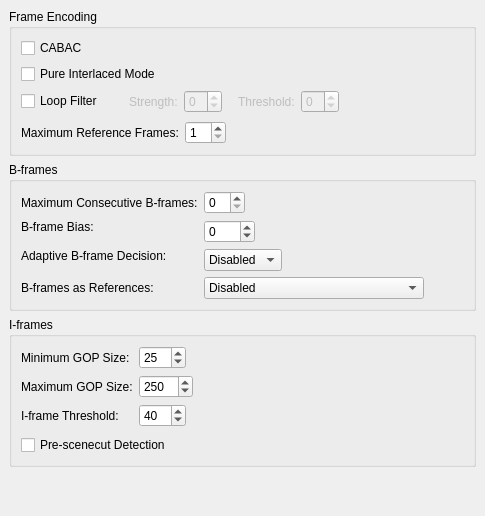
     <widget class="QWidget" name="tab_4" >
      <attribute name="title" >
       <string>Frame</string>
      </attribute>
      <layout class="QVBoxLayout" >
       <property name="margin" >
        <number>9</number>
       </property>
       <property name="spacing" >
        <number>6</number>
       </property>
       <item>
        <widget class="QGroupBox" name="groupBox_6" >
         <property name="title" >
          <string>Frame Encoding</string>
         </property>
         <layout class="QVBoxLayout" >
          <property name="margin" >
           <number>9</number>
          </property>
          <property name="spacing" >
           <number>6</number>
          </property>
          <item>
           <widget class="QCheckBox" name="cabacCheckBox" >
            <property name="text" >
             <string>CABAC</string>
            </property>
           </widget>
          </item>
          <item>
           <widget class="QCheckBox" name="interlacedCheckBox" >
            <property name="text" >
             <string>Pure Interlaced Mode</string>
            </property>
           </widget>
          </item>
          <item>
           <layout class="QHBoxLayout" >
            <property name="margin" >
             <number>0</number>
            </property>
            <property name="spacing" >
             <number>6</number>
            </property>
            <item>
             <widget class="QCheckBox" name="loopFilterCheckBox" >
              <property name="text" >
               <string>Loop Filter</string>
              </property>
             </widget>
            </item>
            <item>
             <layout class="QHBoxLayout" >
              <property name="margin" >
               <number>0</number>
              </property>
              <property name="spacing" >
               <number>6</number>
              </property>
              <item>
               <spacer>
                <property name="orientation" >
                 <enum>Qt::Horizontal</enum>
                </property>
                <property name="sizeType" >
                 <enum>QSizePolicy::Fixed</enum>
                </property>
                <property name="sizeHint" >
                 <size>
                  <width>20</width>
                  <height>20</height>
                 </size>
                </property>
               </spacer>
              </item>
              <item>
               <layout class="QHBoxLayout" >
                <property name="margin" >
                 <number>0</number>
                </property>
                <property name="spacing" >
                 <number>6</number>
                </property>
                <item>
                 <widget class="QLabel" name="alphaC0Label" >
                  <property name="enabled" >
                   <bool>false</bool>
                  </property>
                  <property name="text" >
                   <string>Strength:</string>
                  </property>
                 </widget>
                </item>
                <item>
                 <widget class="QSpinBox" name="alphaC0SpinBox" >
                  <property name="enabled" >
                   <bool>false</bool>
                  </property>
                  <property name="maximum" >
                   <number>6</number>
                  </property>
                  <property name="minimum" >
                   <number>-6</number>
                  </property>
                 </widget>
                </item>
                <item>
                 <spacer>
                  <property name="orientation" >
                   <enum>Qt::Horizontal</enum>
                  </property>
                  <property name="sizeType" >
                   <enum>QSizePolicy::Fixed</enum>
                  </property>
                  <property name="sizeHint" >
                   <size>
                    <width>10</width>
                    <height>20</height>
                   </size>
                  </property>
                 </spacer>
                </item>
                <item>
                 <widget class="QLabel" name="betaLabel" >
                  <property name="enabled" >
                   <bool>false</bool>
                  </property>
                  <property name="text" >
                   <string>Threshold:</string>
                  </property>
                 </widget>
                </item>
                <item>
                 <widget class="QSpinBox" name="betaSpinBox" >
                  <property name="enabled" >
                   <bool>false</bool>
                  </property>
                  <property name="maximum" >
                   <number>6</number>
                  </property>
                  <property name="minimum" >
                   <number>-6</number>
                  </property>
                 </widget>
                </item>
                <item>
                 <spacer>
                  <property name="orientation" >
                   <enum>Qt::Horizontal</enum>
                  </property>
                  <property name="sizeType" >
                   <enum>QSizePolicy::MinimumExpanding</enum>
                  </property>
                  <property name="sizeHint" >
                   <size>
                    <width>10</width>
                    <height>20</height>
                   </size>
                  </property>
                 </spacer>
                </item>
               </layout>
              </item>
             </layout>
            </item>
           </layout>
          </item>
          <item>
           <spacer>
            <property name="orientation" >
             <enum>Qt::Vertical</enum>
            </property>
            <property name="sizeType" >
             <enum>QSizePolicy::Fixed</enum>
            </property>
            <property name="sizeHint" >
             <size>
              <width>20</width>
              <height>2</height>
             </size>
            </property>
           </spacer>
          </item>
          <item>
           <layout class="QHBoxLayout" >
            <property name="margin" >
             <number>0</number>
            </property>
            <property name="spacing" >
             <number>6</number>
            </property>
            <item>
             <widget class="QLabel" name="label_30" >
              <property name="text" >
               <string>Maximum Reference Frames:</string>
              </property>
             </widget>
            </item>
            <item>
             <layout class="QHBoxLayout" >
              <property name="margin" >
               <number>0</number>
              </property>
              <property name="spacing" >
               <number>6</number>
              </property>
              <item>
               <widget class="QSpinBox" name="refFramesSpinBox" >
                <property name="maximum" >
                 <number>16</number>
                </property>
                <property name="minimum" >
                 <number>1</number>
                </property>
               </widget>
              </item>
              <item>
               <spacer>
                <property name="orientation" >
                 <enum>Qt::Horizontal</enum>
                </property>
                <property name="sizeType" >
                 <enum>QSizePolicy::MinimumExpanding</enum>
                </property>
                <property name="sizeHint" >
                 <size>
                  <width>10</width>
                  <height>20</height>
                 </size>
                </property>
               </spacer>
              </item>
             </layout>
            </item>
           </layout>
          </item>
         </layout>
        </widget>
       </item>
       <item>
        <widget class="QGroupBox" name="groupBox_9" >
         <property name="title" >
          <string>B-frames</string>
         </property>
         <layout class="QGridLayout" >
          <property name="margin" >
           <number>9</number>
          </property>
          <property name="spacing" >
           <number>6</number>
          </property>
          <item row="4" column="0" >
           <widget class="QLabel" name="label_33" >
            <property name="text" >
             <string>B-frames as References:</string>
            </property>
           </widget>
          </item>
          <item row="4" column="1" >
           <layout class="QHBoxLayout" >
            <property name="margin" >
             <number>0</number>
            </property>
            <property name="spacing" >
             <number>6</number>
            </property>
            <item>
             <widget class="QComboBox" name="bFrameRefComboBox" >
              <item>
               <property name="text" >
                <string>Disabled</string>
               </property>
              </item>
              <item>
               <property name="text" >
                <string>Strictly Hierarchical Pyramid</string>
               </property>
              </item>
              <item>
               <property name="text" >
                <string>Non-strict (Not Blu-ray Compatible)</string>
               </property>
              </item>
             </widget>
            </item>
            <item>
             <spacer>
              <property name="orientation" >
               <enum>Qt::Horizontal</enum>
              </property>
              <property name="sizeHint" >
               <size>
                <width>40</width>
                <height>20</height>
               </size>
              </property>
             </spacer>
            </item>
           </layout>
          </item>
          <item row="3" column="1" >
           <layout class="QHBoxLayout" >
            <property name="margin" >
             <number>0</number>
            </property>
            <property name="spacing" >
             <number>6</number>
            </property>
            <item>
             <widget class="QComboBox" name="adaptiveBFrameComboBox" >
              <item>
               <property name="text" >
                <string>Disabled</string>
               </property>
              </item>
              <item>
               <property name="text" >
                <string>Fast</string>
               </property>
              </item>
              <item>
               <property name="text" >
                <string>Optimal</string>
               </property>
              </item>
             </widget>
            </item>
            <item>
             <spacer>
              <property name="orientation" >
               <enum>Qt::Horizontal</enum>
              </property>
              <property name="sizeHint" >
               <size>
                <width>40</width>
                <height>20</height>
               </size>
              </property>
             </spacer>
            </item>
           </layout>
          </item>
          <item rowspan="2" row="1" column="1" >
           <layout class="QHBoxLayout" >
            <property name="margin" >
             <number>0</number>
            </property>
            <property name="spacing" >
             <number>6</number>
            </property>
            <item>
             <widget class="QSpinBox" name="BFrameBiasSpinBox" >
              <property name="maximum" >
               <number>100</number>
              </property>
              <property name="minimum" >
               <number>-100</number>
              </property>
             </widget>
            </item>
            <item>
             <spacer>
              <property name="orientation" >
               <enum>Qt::Horizontal</enum>
              </property>
              <property name="sizeType" >
               <enum>QSizePolicy::MinimumExpanding</enum>
              </property>
              <property name="sizeHint" >
               <size>
                <width>10</width>
                <height>20</height>
               </size>
              </property>
             </spacer>
            </item>
           </layout>
          </item>
          <item row="0" column="1" >
           <layout class="QHBoxLayout" >
            <property name="margin" >
             <number>0</number>
            </property>
            <property name="spacing" >
             <number>6</number>
            </property>
            <item>
             <widget class="QSpinBox" name="maxBFramesSpinBox" >
              <property name="maximum" >
               <number>16</number>
              </property>
             </widget>
            </item>
            <item>
             <spacer>
              <property name="orientation" >
               <enum>Qt::Horizontal</enum>
              </property>
              <property name="sizeType" >
               <enum>QSizePolicy::MinimumExpanding</enum>
              </property>
              <property name="sizeHint" >
               <size>
                <width>10</width>
                <height>20</height>
               </size>
              </property>
             </spacer>
            </item>
           </layout>
          </item>
          <item row="1" column="0" >
           <widget class="QLabel" name="label_29" >
            <property name="text" >
             <string>B-frame Bias:</string>
            </property>
           </widget>
          </item>
          <item row="0" column="0" >
           <widget class="QLabel" name="label_31" >
            <property name="text" >
             <string>Maximum Consecutive B-frames:</string>
            </property>
           </widget>
          </item>
          <item rowspan="2" row="2" column="0" >
           <widget class="QLabel" name="label_4" >
            <property name="text" >
             <string>Adaptive B-frame Decision:</string>
            </property>
           </widget>
          </item>
         </layout>
        </widget>
       </item>
       <item>
        <widget class="QGroupBox" name="groupBox_8" >
         <property name="title" >
          <string>I-frames</string>
         </property>
         <layout class="QVBoxLayout" >
          <property name="margin" >
           <number>9</number>
          </property>
          <property name="spacing" >
           <number>6</number>
          </property>
          <item>
           <layout class="QVBoxLayout" >
            <property name="margin" >
             <number>0</number>
            </property>
            <property name="spacing" >
             <number>6</number>
            </property>
            <item>
             <layout class="QGridLayout" >
              <property name="margin" >
               <number>0</number>
              </property>
              <property name="spacing" >
               <number>6</number>
              </property>
              <item row="0" column="1" >
               <layout class="QHBoxLayout" >
                <property name="margin" >
                 <number>0</number>
                </property>
                <property name="spacing" >
                 <number>6</number>
                </property>
                <item>
                 <widget class="QSpinBox" name="minGopSizeSpinBox" >
                  <property name="maximum" >
                   <number>100</number>
                  </property>
                  <property name="value" >
                   <number>25</number>
                  </property>
                 </widget>
                </item>
                <item>
                 <spacer>
                  <property name="orientation" >
                   <enum>Qt::Horizontal</enum>
                  </property>
                  <property name="sizeType" >
                   <enum>QSizePolicy::MinimumExpanding</enum>
                  </property>
                  <property name="sizeHint" >
                   <size>
                    <width>10</width>
                    <height>20</height>
                   </size>
                  </property>
                 </spacer>
                </item>
               </layout>
              </item>
              <item row="1" column="0" >
               <widget class="QLabel" name="label_26" >
                <property name="text" >
                 <string>Maximum GOP Size:</string>
                </property>
               </widget>
              </item>
              <item row="2" column="0" >
               <widget class="QLabel" name="label_27" >
                <property name="text" >
                 <string>I-frame Threshold:</string>
                </property>
               </widget>
              </item>
              <item row="1" column="1" >
               <layout class="QHBoxLayout" >
                <property name="margin" >
                 <number>0</number>
                </property>
                <property name="spacing" >
                 <number>6</number>
                </property>
                <item>
                 <widget class="QSpinBox" name="maxGopSizeSpinBox" >
                  <property name="maximum" >
                   <number>1000</number>
                  </property>
                  <property name="minimum" >
                   <number>1</number>
                  </property>
                  <property name="value" >
                   <number>250</number>
                  </property>
                 </widget>
                </item>
                <item>
                 <spacer>
                  <property name="orientation" >
                   <enum>Qt::Horizontal</enum>
                  </property>
                  <property name="sizeType" >
                   <enum>QSizePolicy::MinimumExpanding</enum>
                  </property>
                  <property name="sizeHint" >
                   <size>
                    <width>10</width>
                    <height>20</height>
                   </size>
                  </property>
                 </spacer>
                </item>
               </layout>
              </item>
              <item row="0" column="0" >
               <widget class="QLabel" name="label_28" >
                <property name="text" >
                 <string>Minimum GOP Size:</string>
                </property>
               </widget>
              </item>
              <item row="2" column="1" >
               <layout class="QHBoxLayout" >
                <property name="margin" >
                 <number>0</number>
                </property>
                <property name="spacing" >
                 <number>6</number>
                </property>
                <item>
                 <widget class="QSpinBox" name="IFrameThresholdSpinBox" >
                  <property name="maximum" >
                   <number>100</number>
                  </property>
                  <property name="value" >
                   <number>40</number>
                  </property>
                 </widget>
                </item>
                <item>
                 <spacer>
                  <property name="orientation" >
                   <enum>Qt::Horizontal</enum>
                  </property>
                  <property name="sizeType" >
                   <enum>QSizePolicy::MinimumExpanding</enum>
                  </property>
                  <property name="sizeHint" >
                   <size>
                    <width>10</width>
                    <height>20</height>
                   </size>
                  </property>
                 </spacer>
                </item>
               </layout>
              </item>
             </layout>
            </item>
            <item>
             <spacer>
              <property name="orientation" >
               <enum>Qt::Vertical</enum>
              </property>
              <property name="sizeType" >
               <enum>QSizePolicy::Fixed</enum>
              </property>
              <property name="sizeHint" >
               <size>
                <width>362</width>
                <height>2</height>
               </size>
              </property>
             </spacer>
            </item>
            <item>
             <widget class="QCheckBox" name="scenecutDetectionCheckBox" >
              <property name="text" >
               <string>Pre-scenecut Detection</string>
              </property>
             </widget>
            </item>
           </layout>
          </item>
         </layout>
        </widget>
       </item>
       <item>
        <spacer>
         <property name="orientation" >
          <enum>Qt::Vertical</enum>
         </property>
         <property name="sizeHint" >
          <size>
           <width>20</width>
           <height>40</height>
          </size>
         </property>
        </spacer>
       </item>
      </layout>
     </widget>
